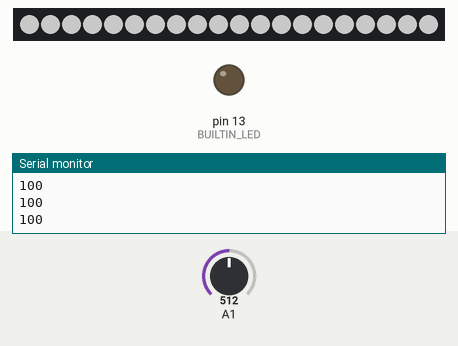
Simulated run of this program. Board: Arduino Pro Mini, built with avr-gcc and run on an emulated ATmega328P. On the bench: 20 RGB LEDs in strip order, left to right, output pins drawn as LEDs (lit = HIGH), the last lines printed to the serial monitor. The inputs (shaded band) are chosen by the test bench; at power-on: A1 = 512. Dim RGB values are drawn brighter than linear.

Above: at 1.2 s.
1.3 s: A1 set to 0
At 2.1 s:
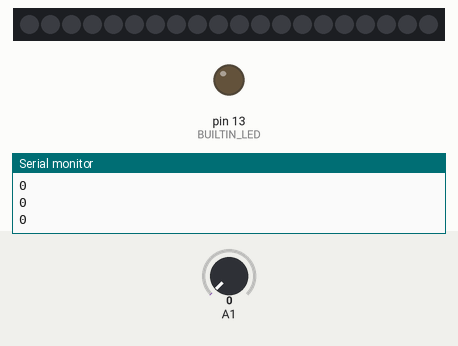
4.3 s: A1 set to 110
At 4.7 s:
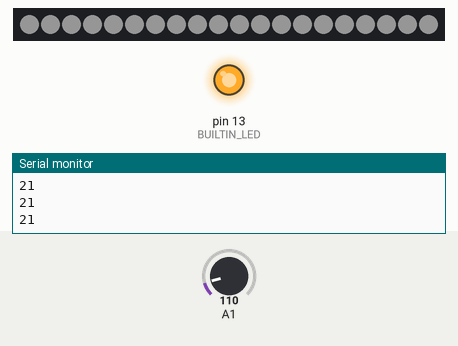
7.3 s: A1 set to 122
At 10.9 s:
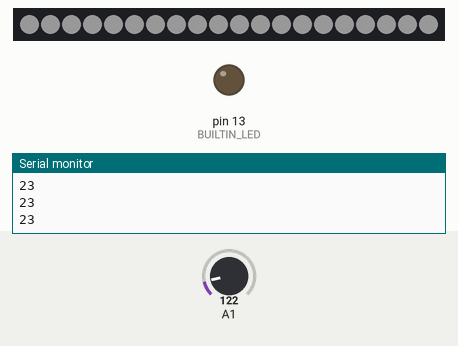
Timing chart, 0 to 15.5 s (numbered marks = the images above; inputs shaded):
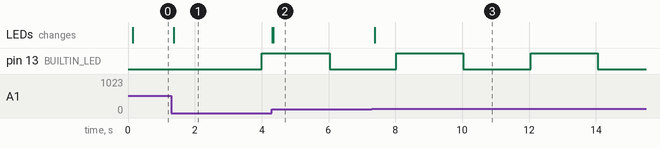

The program:

main.cpp
```cpp
#include <Arduino.h>
#include <Adafruit_NeoPixel.h>

#define LED_NUM 20
#define LED_PIN 6
#define BUILTIN_LED 13

uint64_t breathingTime = 0;
int breathingValue = 0;
bool breathingDirection = true;

uint64_t lastTime = 0;
uint64_t blinkTime =0;
bool ledState = false;

Adafruit_NeoPixel* strip = new Adafruit_NeoPixel(LED_NUM, LED_PIN, NEO_GRB + NEO_KHZ800);

void pickOneLED(uint8_t ledNum, uint32_t color, uint8_t brightness, int wait);
void breathe(uint8_t _delay);
void blink(uint16_t _delay);

void setup() {
  Serial.begin(115200);
  pinMode(BUILTIN_LED, OUTPUT);

  strip->begin();

  for (int i = 0; i < LED_NUM; i++)
  {
    pickOneLED(i, strip->Color(0, 0, 0), 0, 1);
  }

}

void loop() {

  int var = analogRead(A1);
  int _brighness = map(var, 0, 1023, 0, 200);

  if(millis() - lastTime > 100)
  {

    Serial.println(_brighness);
    for (int i = 0; i < LED_NUM; i++)
    {
      pickOneLED(i, strip->Color(255, 255, 255), _brighness, 1);
    }
    lastTime = millis();
  }


  blink(2000);
  // breathe(5);
}


void pickOneLED(uint8_t ledNum, uint32_t color, uint8_t brightness, int wait){
    strip->setBrightness(brightness);
    strip->setPixelColor(ledNum, color);
    strip->show();
    delay(wait);
}

void breathe(uint8_t _delay)
{
  if(millis() - breathingTime > _delay)
  {
    breathingTime = millis();
    if(breathingDirection == true)
    {
      breathingValue++;
    }
    else
    {
      breathingValue--;
    }

    if(breathingValue >= 255)
    {
      breathingDirection = false;
    }
    else if(breathingValue <= 0)
    {
      breathingDirection = true;
    }

    analogWrite(LED_BUILTIN, breathingValue);

  }
}

void blink(uint16_t _delay)
{
  if(millis() - blinkTime > _delay)
  {
    digitalWrite(LED_BUILTIN, ledState);
    ledState = !ledState;
    blinkTime = millis();
  }


}
```

Measured:
- after the input at 1.3 s, the LEDs: change after 0.07 s (image 1)
- after the input at 4.3 s, the LEDs: first change at once (image 2 shows a later state)
- by itself, pin 13 (BUILTIN_LED): alternates HIGH for 2.0 s and LOW for 2.0 s
